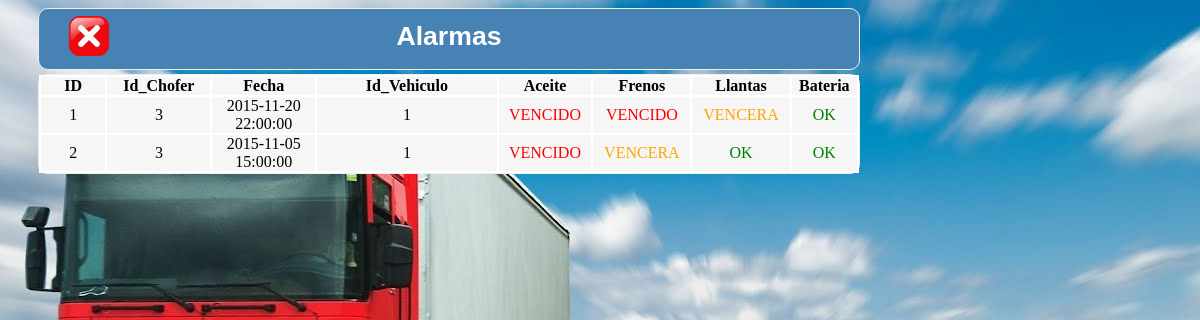
Screenshot of /consultar_alarma1.php with the database file from the repository.
### tables this page shows
CREATE TABLE IF NOT EXISTS alarmas (
	id				int 			AUTO_INCREMENT,
	id_chofer		int				NOT NULL,
	fecha			DATETIME		NOT NULL,
	id_vehiculo		int				NOT NULL,
	km_rec			int				NOT NULL,
	PRIMARY KEY(id),
	FOREIGN KEY(id_chofer)	REFERENCES empleado(id),
	FOREIGN KEY(id_vehiculo)REFERENCES vehiculo(id)
);

### consultar_alarma1.php (the view, shortened to what this page needs)
<html>
<head>
<link rel="stylesheet" type="text/css" href="estilos\ver_alarmas.css">
</head>
<body Background="imagenes\fondo.jpg">
<div id="contenedor">
	<div id="cabecera">
<a href="menu_admin.php"><img src="imagenes\cerrar.png" class="imagen_atras"/></a>
		<div class="titulo_alarma">
		Alarmas
		</div>
	</div>
<div id="cuerpo">
  <table border='1' cellpadding='0' align="center" cellspacing='0' width='100%' bgcolor='#F6F6F6' bordercolor='#FFFFFF'>
	<tr align="center">
	  <td width='50' 	style='font-weight: bold'>ID			</td>
      <td width='80' 	style='font-weight: bold'>Id_Chofer		</td>
      <td width='80' 	style='font-weight: bold'>Fecha			</td>
      <td width='140' 	style='font-weight: bold'>Id_Vehiculo	</td>
	  <td width='50' 	style='font-weight: bold'>Aceite		</td>
	  <td width='50' 	style='font-weight: bold'>Frenos		</td>
	  <td width='50' 	style='font-weight: bold'>Llantas		</td>
	  <td width='50' 	style='font-weight: bold'>Bateria		</td>
    </tr>
<?php
	$cadena ="SELECT * FROM alarmas ";
	$tabla = mysql_query($cadena);
	while ($row=mysql_fetch_array($tabla)){
	$km= $row['km_rec'];
	if ($km >= 5000){
	echo "<tr align='center'>
	  <td width='50'>".$row['id'].							"</td>
      <td width='80'>".$row['id_chofer'].					"</td>
      <td width='80'>".$row['fecha'].						"</td>
	  <td width='140'>".$row['id_vehiculo'].				"</td>
	  <td width='50'><font color ='red'>VENCIDO</font>   	 </td>
	  <td width='50'><font color ='red'>VENCIDO</font> 	 	 </td>
	  <td width='50'><font color ='red'>VENCIDO</font> 		 </td>
	  <td width='50'><font color ='orange'>VENCERA</font> 	 </td>
		</tr>";
	}
	else if ($km >= 2000){
	echo "<tr align='center'>
	  <td width='50'>".$row['id'].							"</td>
      <td width='80'>".$row['id_chofer'].					"</td>
      <td width='80'>".$row['fecha'].						"</td>
	  <td width='140'>".$row['id_vehiculo'].				"</td>
	  <td width='50'><font color ='red'>VENCIDO</font>   	 </td>
	  <td width='50'><font color ='red'>VENCIDO</font> 	 	 </td>
	  <td width='50'><font color ='orange'>VENCERA</font> 	 </td>
	  <td width='50'><font color ='green'>OK</font> 	 	 </td>
		</tr>";
	}
	else if ($km >= 1000) {
	echo "<tr align='center'>
	  <td width='50'>".$row['id'].							"</td>
      <td width='80'>".$row['id_chofer'].					"</td>
      <td width='80'>".$row['fecha'].						"</td>
	  <td width='140'>".$row['id_vehiculo'].				"</td>
	  <td width='50'><font color ='red'>VENCIDO</font> 	 	 </td>
	  <td width='50'><font color ='orange'>VENCERA</font> 	 </td>
	  <td width='50'><font color ='green'>OK</font> 		 </td>
	  <td width='50'><font color ='green'>OK</font> 		 </td>
		</tr>";
	}
}
?>
 </table>
</div>
</div>
</body>
</html>

### estilos/ver_alarmas.css (style rules this page uses)
#contenedor { width: auto; height: auto; margin: 5 0 0 30px; }
#cabecera { width: 820px; height: 60px; background-color: #4682B4; color: white; border-radius: 10px; border-style: groove; border-width: 1px; }
#cuerpo { width: 820px; height: auto; background-color: #F6F6F6; border-radius: 10px; margin: 4 0 0 0px; border-style: groove; border-width: 1px; }
.titulo_alarma { font-size: 20pt; font-family: helvetica; color: white; text-align: center; font-weight: bold; margin: -35 0 0 0px; }
.imagen_atras { width:40px; height:40px; border-style: groove; border-width: 0px; margin:7 0 0 30px; background-color: #4682B4; border-radius: 5px; }

### rows the page displays
alarmas: id "1", id_chofer "3", fecha "2015-11-20 22:00:00", id_vehiculo "1"
alarmas: id "2", id_chofer "3", fecha "2015-11-05 15:00:00", id_vehiculo "1"
